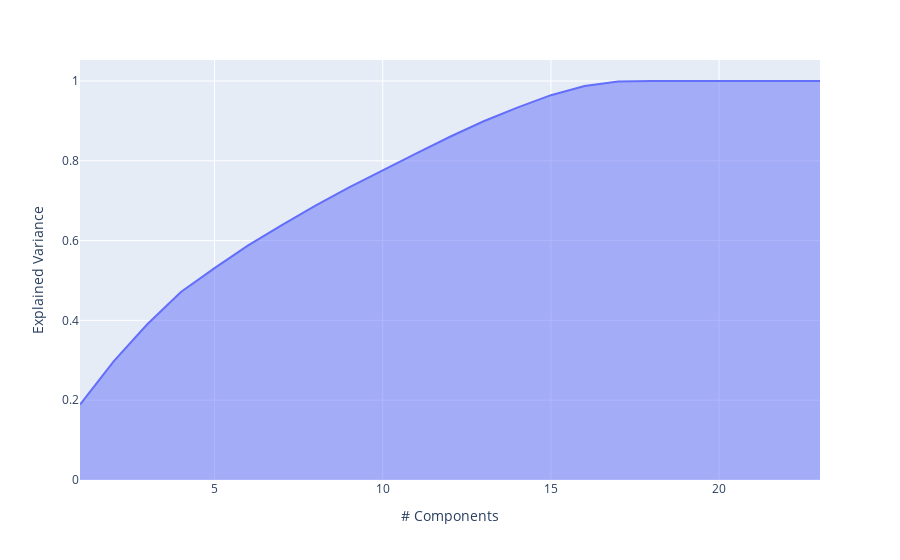

Write notebook code for a chart like this one.
### Markdown cell above
There is also a graphical way to determine the number of principal components in your analysis. It is to plot the explained variance as a function of the number of dimensions. There will usually be an elbow in the curve, where the explained variance stops growing fast. That point is usually the optimal point for the number of principal components.

### Code cell
px.area(
    x=range(1, cumsum.shape[0] + 1),
    y=cumsum,
    labels={"x": "# Components", "y": "Explained Variance"}
)

### Figure 1 — Plotly figure (JSON) as saved in the notebook; plotly's stock layout.template omitted (floating-point values rounded to 4 significant figures)
{"data": [{"fillpattern": {"shape": ""}, "hovertemplate": "# Components=%{x}<br>Explained Variance=%{y}<extra></extra>", "legendgroup": "", "line": {"color": "#636efa"}, "marker": {"symbol": "circle"}, "mode": "lines", "name": "", "orientation": "v", "showlegend": false, "stackgroup": "1", "x": [1, 2, 3, 4, 5, 6, 7, 8, 9, 10, 11, 12, 13, 14, 15, 16, 17, 18, 19, 20, 21, 22, 23], "xaxis": "x", "y": [0.189, 0.2974, 0.3902, 0.4714, 0.5309, 0.588, 0.6389, 0.6877, 0.7332, 0.7766, 0.8187, 0.8603, 0.8992, 0.9332, 0.9645, 0.9876, 0.9984, 1.0, 1.0, 1.0, 1.0, 1.0, 1.0], "yaxis": "y", "type": "scatter"}], "layout": {"xaxis": {"anchor": "y", "domain": [0, 1], "title": {"text": "# Components"}, "type": "linear", "range": [1, 23], "autorange": true}, "yaxis": {"anchor": "x", "domain": [0, 1], "title": {"text": "Explained Variance"}, "type": "linear", "range": [0, 1.053], "autorange": true}, "legend": {"tracegroupgap": 0}, "margin": {"t": 60}, "autosize": true}}
